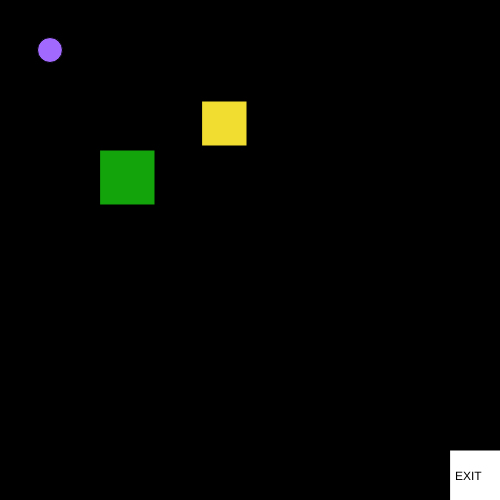
Frame 1 (no input)
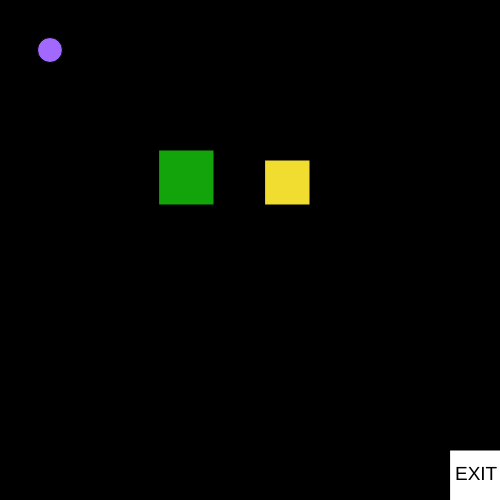
Frame 60 (no input)
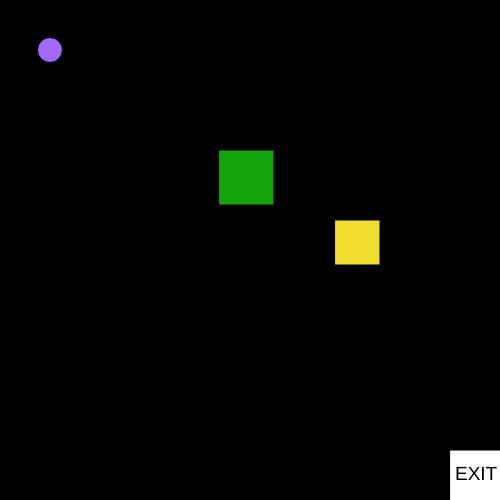
Frame 120 (the mouse pressed at the canvas centre since frame 60)

The p5.js sketch that drew these frames (run headless with seeded random() and noise() and a simulated clock; from frame 60 on, the mouse is pressed at the canvas centre):

// p5.js sketch
// ── sketch.js
var x = 50;
var y = 50;
var characterX = 50;
var characterY = 50;
var mouseShapeX;
var mouseShapeY;
var obstacle1X = 100;
var obstacle1Y = 150;
var obstacle1Movement = 1;
var obstacle2X = 200;
var obstacle2Y = 100;
var obstacle2XSpeed;
var obstacle2YSpeed;


function setup()
  {
  createCanvas(500,500);
  }
function draw()
  {   
    background(0);
// player - purple circle // 
    fill(162, 105, 255);
    circle(characterX,characterY, 25);
    
// obstacle1 - green square //
    fill(19, 163, 11);   
    square(obstacle1X, obstacle1Y, 55);
    obstacle1X += obstacle1Movement;
    if(obstacle1X <=10 || obstacle1X > 440)
    {
      obstacle1Movement *=-1
    }
    
// obstacle2 - yellow square //
    obstacle2XSpeed = Math.floor(Math.random() * (Math.floor(Math.random() * 3)) + 1);
    obstacle2YSpeed = Math.floor(Math.random() * (Math.floor(Math.random() * 1)) + 1);
    obstacle2X += obstacle2XSpeed;
    obstacle2Y += obstacle2YSpeed;
    fill(240, 221, 48);
    square(obstacle2X, obstacle2Y, 45);
    if(obstacle2X > 500)
    {
        obstacle2X = 0;
    }
    if(obstacle2X < 0)
    {
        obstacle2X = 500;
    }
    if(obstacle2Y > 500)
    {
        obstacle2Y = 0;
    }
    if(obstacle2Y < 0)
    {
        obstacle2Y = 500;
    }

// exit // 
    fill(256,256,256);
    rect(450, 450, 55, 55);
    fill(0,0,0);
    text('EXIT', 455, 480);
    textSize(19);
    
// exit message //
   if(characterX > 455 && characterY > 455)
    {
        fill(256,256,256);
        text("You Did It!", 200, 200);
    } 
// mouse click shape //
    fill(245, 27, 245);
    circle(mouseShapeX, mouseShapeY, 30);
  }
function keyPressed() 
    {
    if (keyCode === LEFT_ARROW) 
    {
        characterX -= 20;
    } 
    else if (keyCode === RIGHT_ARROW) 
    {
        characterX += 20;
    }
    else if (keyCode === UP_ARROW) 
    {
        characterY -= 20;
    }
    else if (keyCode === DOWN_ARROW) 
    {
        characterY += 20;
    }
  }
function mouseClicked()
   {
    mouseShapeX = mouseX;
    mouseShapeY = mouseY;
   }
    
